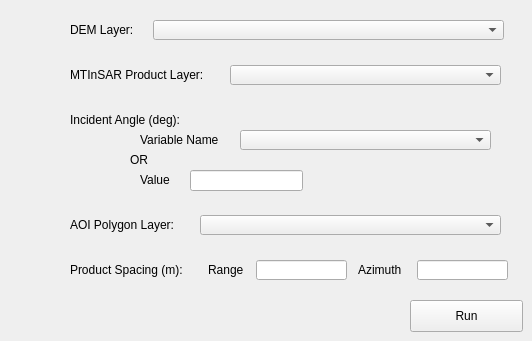
         <widget class="QWidget" name="tab_14">
          <attribute name="title">
           <string>Spatial Analysis</string>
          </attribute>
          <widget class="QComboBox" name="comboBox_24">
           <property name="geometry">
            <rect>
             <x>230</x>
             <y>65</y>
             <width>271</width>
             <height>20</height>
            </rect>
           </property>
          </widget>
          <widget class="QComboBox" name="comboBox_25">
           <property name="geometry">
            <rect>
             <x>153</x>
             <y>20</y>
             <width>351</width>
             <height>20</height>
            </rect>
           </property>
          </widget>
          <widget class="QLabel" name="label_75">
           <property name="geometry">
            <rect>
             <x>70</x>
             <y>65</y>
             <width>151</width>
             <height>20</height>
            </rect>
           </property>
           <property name="text">
            <string>MTInSAR Product Layer:</string>
           </property>
          </widget>
          <widget class="QLabel" name="label_76">
           <property name="geometry">
            <rect>
             <x>70</x>
             <y>20</y>
             <width>81</width>
             <height>20</height>
            </rect>
           </property>
           <property name="text">
            <string>DEM Layer:</string>
           </property>
          </widget>
          <widget class="QLabel" name="label_77">
           <property name="geometry">
            <rect>
             <x>140</x>
             <y>130</y>
             <width>101</width>
             <height>20</height>
            </rect>
           </property>
           <property name="text">
            <string>Variable Name</string>
           </property>
          </widget>
          <widget class="QLabel" name="label_78">
           <property name="geometry">
            <rect>
             <x>70</x>
             <y>110</y>
             <width>141</width>
             <height>20</height>
            </rect>
           </property>
           <property name="text">
            <string>Incident Angle (deg):</string>
           </property>
          </widget>
          <widget class="QLineEdit" name="lineEdit_23">
           <property name="geometry">
            <rect>
             <x>190</x>
             <y>170</y>
             <width>113</width>
             <height>21</height>
            </rect>
           </property>
          </widget>
          <widget class="QLabel" name="label_79">
           <property name="geometry">
            <rect>
             <x>130</x>
             <y>150</y>
             <width>141</width>
             <height>20</height>
            </rect>
           </property>
           <property name="text">
            <string>OR</string>
           </property>
          </widget>
          <widget class="QComboBox" name="comboBox_26">
           <property name="geometry">
            <rect>
             <x>240</x>
             <y>130</y>
             <width>251</width>
             <height>20</height>
            </rect>
           </property>
          </widget>
          <widget class="QLabel" name="label_80">
           <property name="geometry">
            <rect>
             <x>140</x>
             <y>170</y>
             <width>41</width>
             <height>20</height>
            </rect>
           </property>
           <property name="text">
            <string>Value</string>
           </property>
          </widget>
          <widget class="QLabel" name="label_81">
           <property name="geometry">
            <rect>
             <x>70</x>
             <y>215</y>
             <width>131</width>
             <height>20</height>
            </rect>
           </property>
           <property name="text">
            <string>AOI Polygon Layer:</string>
           </property>
          </widget>
          <widget class="QComboBox" name="comboBox_27">
           <property name="geometry">
            <rect>
             <x>200</x>
             <y>215</y>
             <width>301</width>
             <height>20</height>
            </rect>
           </property>
          </widget>
          <widget class="QLabel" name="label_82">
           <property name="geometry">
            <rect>
             <x>70</x>
             <y>260</y>
             <width>141</width>
             <height>20</height>
            </rect>
           </property>
           <property name="text">
            <string>Product Spacing (m):</string>
           </property>
          </widget>
          <widget class="QLabel" name="label_83">
           <property name="geometry">
            <rect>
             <x>208</x>
             <y>260</y>
             <width>46</width>
             <height>20</height>
            </rect>
           </property>
           <property name="text">
            <string>Range</string>
           </property>
          </widget>
          <widget class="QLineEdit" name="lineEdit_24">
           <property name="geometry">
            <rect>
             <x>256</x>
             <y>260</y>
             <width>91</width>
             <height>20</height>
            </rect>
           </property>
          </widget>
          <widget class="QLabel" name="label_84">
           <property name="geometry">
            <rect>
             <x>358</x>
             <y>260</y>
             <width>64</width>
             <height>20</height>
            </rect>
           </property>
           <property name="text">
            <string>Azimuth</string>
           </property>
          </widget>
          <widget class="QLineEdit" name="lineEdit_25">
           <property name="geometry">
            <rect>
             <x>417</x>
             <y>260</y>
             <width>91</width>
             <height>20</height>
            </rect>
           </property>
          </widget>
          <widget class="QPushButton" name="pushButton_9">
           <property name="geometry">
            <rect>
             <x>410</x>
             <y>300</y>
             <width>113</width>
             <height>32</height>
            </rect>
           </property>
           <property name="text">
            <string>Run</string>
           </property>
          </widget>
         </widget>
